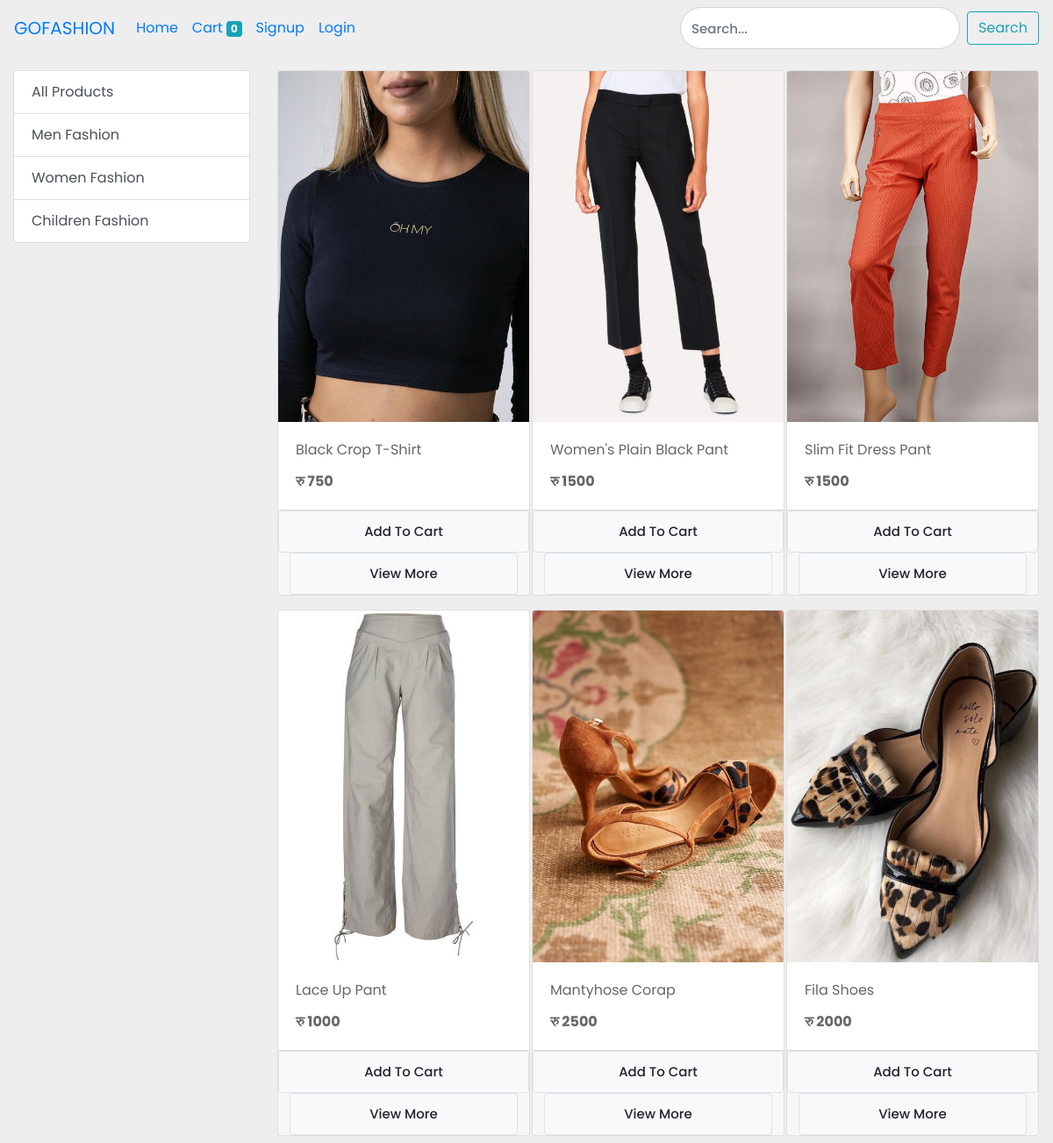
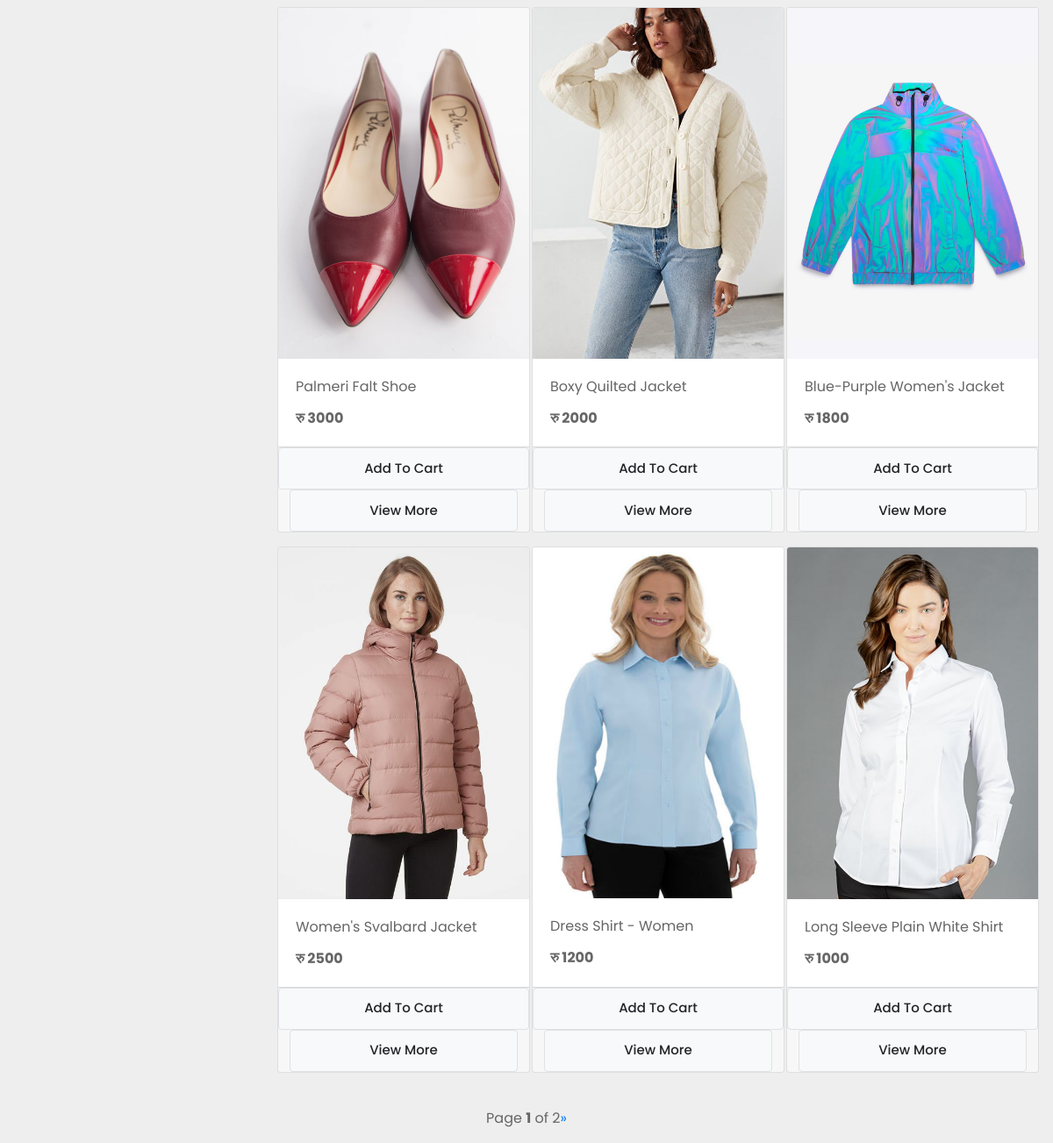
The app's page /?category=2 with its own data (2 pictures, top to bottom).
### store/models/category.py (models this page shows, shortened)
class Category(models.Model):
    name = models.CharField(max_length=20)
    @staticmethod
    def get_all_categories():
        return Category.objects.all()

### store/models/product.py (models this page shows, shortened)
class Product(models.Model):
    name = models.CharField(max_length=50)
    price = models.IntegerField(default=0)
    category = models.ForeignKey(Category, on_delete=models.CASCADE, default=1)
    description = models.TextField(max_length=10000, default='')
    image = models.ImageField(upload_to='uploads/products/')
    @staticmethod
    def get_all_products_by_category_id(category_id):
        if category_id:
            return Product.objects.filter(category=category_id)
        else:
            return Product.get_all_products()

### store/views/home.py (the view, shortened to what this page needs)
# urls.py: path('', home.Index.as_view(), name='index'),
class Index(View):
    def get(self, request):
        cart = request.session.get('cart')
        if not cart:
            request.session['cart'] = {}
        products = None
        categories = Category.get_all_categories()
        categoryID = request.GET.get('category')
        if categoryID:
            products = Product.get_all_products_by_category_id(categoryID)
        else:
            products = Product.get_all_products()
        paginator = Paginator(products, 12)
        page = request.GET.get('page')
        try:
            products = paginator.page(page)
        except PageNotAnInteger:
            products = paginator.page(1)
        except EmptyPage:
            products = paginator.page(paginator.num_pages)
        data = {
            'products': products,
            'categories': categories,
            'page': page,
            'categoryID': categoryID
        }
        return render(request, 'index.html', data)

### store/templatetags/cart.py (called while the page is built)
@register.filter(name='is_in_cart')
def is_in_cart(product, cart):
    keys = cart.keys()
    for id in keys:
        if int(id) == product.id:
            return True
    return False

### store/templatetags/custom_filter_for_currency.py (called while the page is built)
@register.filter(name='currency')
def currency(number):
    return 'रु ' + str(number)

### store/templates/index.html (shortened to what this page needs)
{% extends 'base.html' %}
{% load static %}
{% block content %}
 {% load cart %}
 {% load custom_filter_for_currency %}
<html>
  <head>
    <link rel="stylesheet" href="https://stackpath.bootstrapcdn.com/bootstrap/4.3.1/css/bootstrap.min.css"
>
    <link rel="stylesheet" type="text/css" href="{% static '/css/style.css/' %}">
  </head>
  <body>
    <div class="container-fluid mt-3">
      <div class="row">
        <div class="col-lg-3 mx-auto">
          <div class="list-group">
            <a href="/" class="list-group-item list-group-item-action">All Products</a>
            {% for category in categories %}
              <a href="/?category={{ category.id }}" class="list-group-item list-group-item-action">{{ category.name }}</a>
            {% endfor %}
          </div>
        </div>
        <div id="products" class="col-lg-9 mx-auto">
          <div class="row mx-auto">
            {% for product in products %}
              <div class="card mx-auto mb-3" id="{{ product.id }}" style="width: 18rem;">
                <img class="card-img-top" src="{{ product.image.url }}" alt="Card image cap">
                <div class="card-body">
                  <p class="card-title">{{ product.name }}</p>
                  <p class="card-text"><b>{{ product.price|currency }}</b></p>
                </div>
                <div class="card-footer p-0 no-gutters">
                    {% if product|is_in_cart:request.session.cart %}
                      <div class="row no-gutters">
                        <form action="/#{{ product.id }}" class="col-2" method="post">
                          {% csrf_token %}
                          <input hidden type="text" name="product" value="{{ product.id }}">
                          <input hidden type="text" name="url" value="{{ request.build_absolute_uri }}">
                          <input hidden type="text" name="remove" value="True">
                          <input type="submit" value="-" class="btn btn-block btn-secondary">
                        </form>
                        <div class="text-center col">
                          {{ product|product_quantity_in_cart:request.session.cart }} in Cart
                        </div>
                        <form action="/#{{ product.id }}" class="col-2" method="post">
                          {% csrf_token %}
                          <input hidden type="text" name="product" value="{{ product.id }}">
                          <input hidden type="text" name="url" value="{{ request.build_absolute_uri }}">
                          <input type="submit" value="+" class="btn btn-block btn-secondary">
                        </form>
                      </div>
                    {% else %}
                    <form action="/#{{ product.id }}" method="POST" class="btn-block">
                        <input type="submit" class="float-right btn btn-light border form-control" value="Add To Cart">
                    </form>
                    {% endif %}
                    <a href="/product_description/{{ product.id }}" class="btn btn-block">
                      <button class="float-right btn btn-light border form-control">View More</button>
                    </a>
                </div>
              </div>
            {% endfor %}
          </div>
        </div>
      </div>
    </div>
    <br>
    {% include 'pagination2.html' with page=products %}
  </body>
</html>
{% endblock %}

### static/css/style.css (style rules this page uses)
body { font-family: 'Poppins', sans-serif; font-size: 16px; background: #eee; color:#666; }
.form-control { font-size: 15px; min-height: 48px; font-weight: 500; }

### records on screen
Category: name "Men Fashion"
Category: name "Women Fashion"
Category: name "Children Fashion"
Product: image (picture), name "Black Crop T-Shirt", price "रु 750"
Product: image (picture), name "Women's Plain Black Pant", price "रु 1500"
Product: image (picture), name "Slim Fit Dress Pant", price "रु 1500"
Product: image (picture), name "Lace Up Pant", price "रु 1000"
Product: {{ product.id }} 18 (drawn), image (picture), name "Mantyhose Corap", price "रु 2500"
Product: image (picture), name "Fila Shoes", price "रु 2000"
Product: image (picture), name "Palmeri Falt Shoe", price "रु 3000"
Product: image (picture), name "Boxy Quilted Jacket", price "रु 2000"
Product: image (picture), name "Blue-Purple Women's Jacket", price "रु 1800"
Product: image (picture), name "Women's Svalbard Jacket", price "रु 2500"
Product: image (picture), name "Dress Shirt - Women", price "रु 1200"
Product: image (picture), name "Long Sleeve Plain White Shirt", price "रु 1000"

### other values on screen
{{ request.session.cart.keys|length }} "0"
{{ page.number }} "1"
{{ page.paginator.num_pages }} "2"
